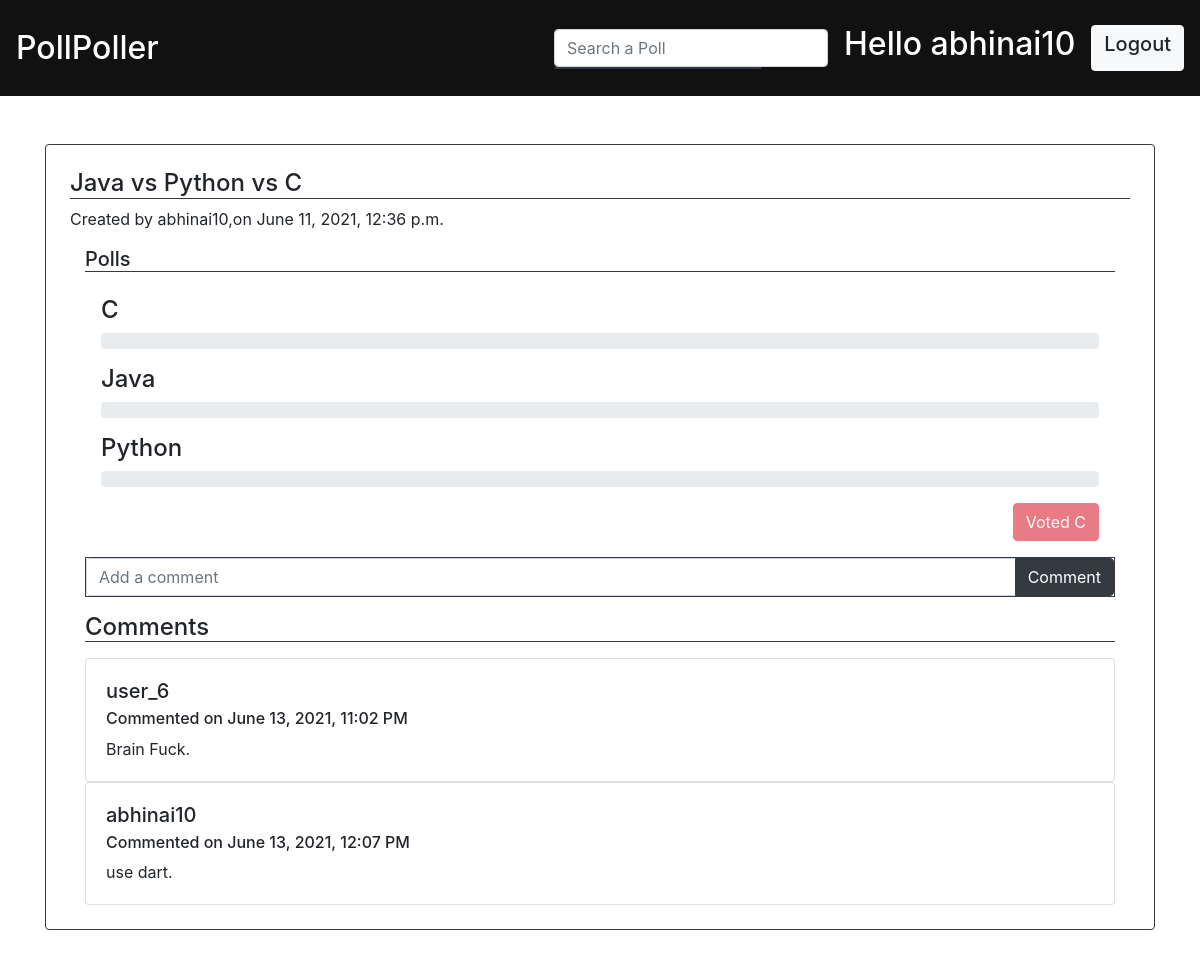
/allpolls/27/ (signed in), run on an earlier commit of the app's database.
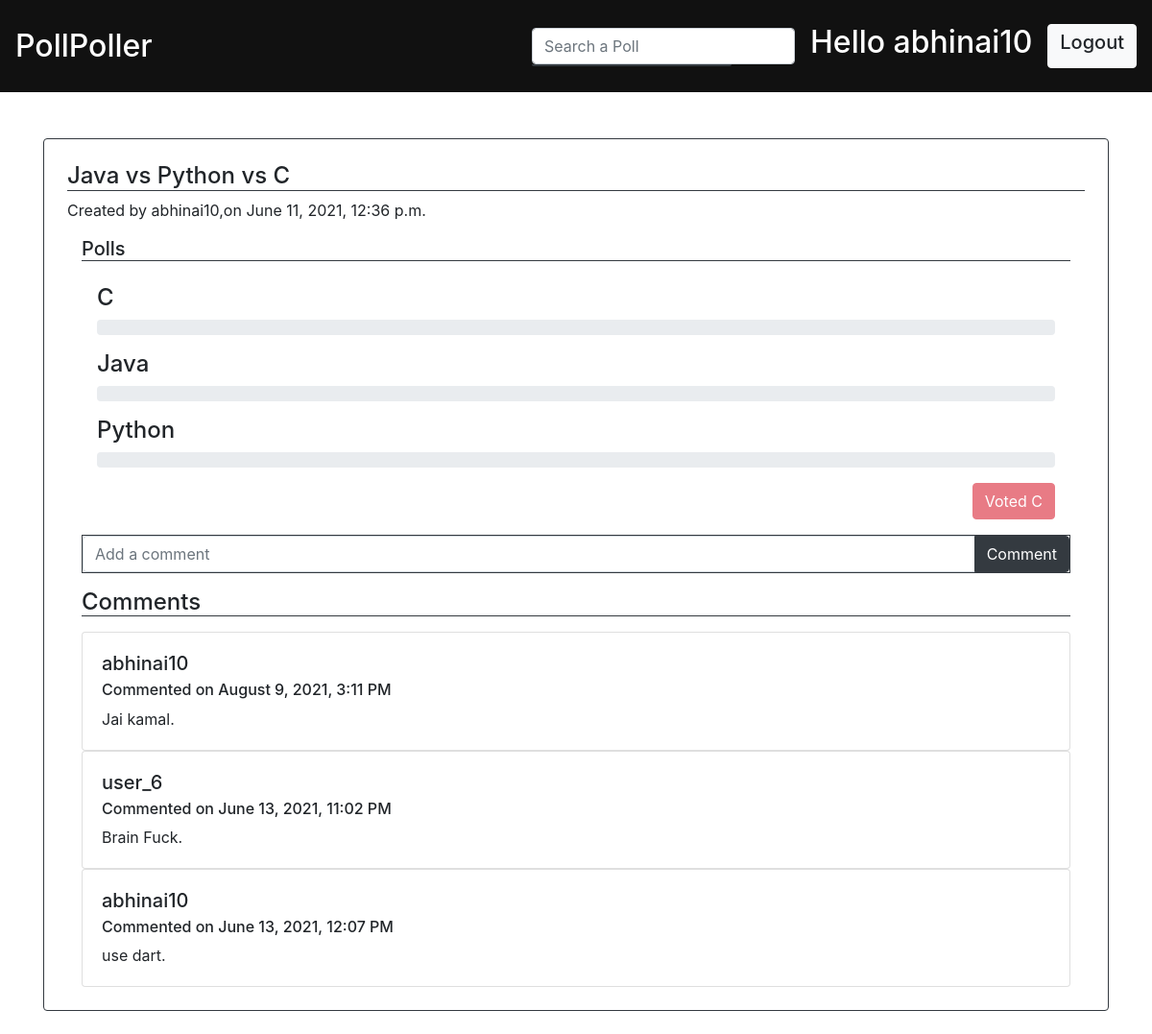
And on a later commit of the database.
### polls/models.py (models this page shows, shortened)
class Poll(models.Model):
    title = models.CharField(max_length=50)
    date = models.DateTimeField(default=datetime.now)
    creator = models.ForeignKey(User, on_delete=models.CASCADE)
    likes = models.IntegerField(default=0)

class PollsOptions(models.Model):
    pollOption = models.CharField(max_length=30)
    poll = models.ForeignKey(Poll, on_delete=models.CASCADE)
    pollOptionVotes = models.IntegerField(default=0)

class VotedBy(models.Model):
    poll = models.ForeignKey(Poll, on_delete=models.CASCADE)
    polled_by = models.ForeignKey(User,on_delete=models.CASCADE)
    polledOpt = models.ForeignKey(PollsOptions,on_delete=models.CASCADE)
    date = models.DateTimeField(default=datetime.now)

class CommentBy(models.Model):
    poll = models.ForeignKey(Poll,on_delete=models.CASCADE)
    comment = models.TextField(null=True)
    comment_by = models.ForeignKey(User, on_delete=models.CASCADE)
    date = models.DateTimeField(default=datetime.now)

### polls/views.py (the view)
# urls.py: path('allpolls/<str:id>/', views.poll_view, name='poll'),
@login_required(login_url='users:login')
def poll_view(request,id):
    poll = Poll.objects.get(id = id)
    try:
        status = VotedBy.objects.get(poll=poll, polled_by=request.user)
    except:
        status = None
    comments = CommentBy.objects.filter(poll = poll).order_by('date').reverse()
    context = {
        'poll' : poll,
        'status' : status,
        'comments' : comments
    }
    return render(request,'polls/poll.html',context)

### templates/polls/poll.html (shortened to what this page needs)
{% extends 'base.html' %}
{% block content %}
    <div class="container">
        <div class="mt-5 poll w-100">
            <div class="border border-dark rounded p-4">
                <h4 class='border-bottom border-dark'>{{poll.title}}</h4>
                <p>Created by {{poll.creator.username}},on {{poll.date}}</p>
                <div class='container-fluid'>
                    <h5 class='border-bottom border-dark'>Polls</h5>
                    {% if status %}
                    <div class="p-3 voted-poll">
                        {% for opt in poll.pollsoptions_set.all %}
                            <label class="mb-2 h4 lb-{{opt.id}}" for="">{{opt.pollOption}}</label>
                            <div class="progress mb-3 voted-{{opt.id}}">
                            </div>
                        {% endfor %}
                        <div class="d-flex justify-content-end">
                            <button class="btn btn-danger vote" disabled style="cursor: not-allowed;">Voted
                                {{status.polledOpt.pollOption}}
                            </button>
                        </div>
                    </div>
                    {% endif %}
                    <form>
                        <div class="input-group mb-3 border border-dark">
                            <input type="text" class="form-control " placeholder="Add a comment" aria-label="Recipientusername"
                                aria-describedby="basic-addon2">
                            <div class="input-group-append">
                                <button class="btn btn-dark text-white post-comment" type="button">Comment</button>
                            </div>
                        </div>
                    </form>
                    <div  class="border-bottom border-dark h4">
                        Comments
                    </div>
                    <div class="mt-3 allcomments">
                        {% for cmnt in comments %}
                            <div class="card">
                                <div class="card-body">
                                    <h5 class="card-title">{{cmnt.comment_by.username}}</h5>
                                    <h6 class="card-subtitle mb-2">Commented on
                                        {{cmnt.date|date:"F j, Y, g:i  A"}}</h6>
                                    <p class="card-text">{{cmnt.comment}}.</p>
                                </div>
                            </div>
                        {% endfor %}
                    </div>
                </div>
            </div>
        </div>
    </div>
{% endblock %}

### templates/base.html (shortened to what this page needs)
{% load static  %}
<html lang="en">
    <head>
        <link rel="stylesheet" href="{% static 'css/base.css' %}">
    </head>
    <body>
        <nav class="navbar navbar-dark sticky-top " style="background-color: #111;">
            <a class="navbar-brand h1 mt-3 " href="{% url 'polls:allpolls' %}">
                <h2>PollPoller</h2>
            </a>
            {% if user.is_authenticated %}
                <div class="d-flex">
                    <div class="mr-3 pt-1">
                        <div class="">
                            <input class="form-control  search-polls" type="search" placeholder="Search a Poll"
                                aria-label="Search">
                            <ul class="list-group suggestions-box border border-dark">
                            </ul>
                        </div>
                    </div>
                    <div class="logged-in-nav ">
                        <h2 class="text-white mr-3">Hello  <a href="{% url 'users:profile' %}" style="color: white;text-decoration: none;">{{user.username}}</a> </h2>
                        <a href="{% url 'users:logout' %}"><button class="btn btn-light">
                                <h5>Logout</h5>
                            </button></a>
                    </div>
                </div>
            {% endif %}
        </nav>
        <div class="mb-4" >
            {% block content %}
            {% endblock %}
        </div>
        <link rel="stylesheet" href="https://stackpath.bootstrapcdn.com/bootstrap/4.4.1/css/bootstrap.min.css"
>
    </body>
</html>

### static/css/base.css (style rules this page uses)
.logged-in-nav { display: flex; direction: ltr; justify-content: flex-end; align-items: stretch }
.suggestions-box { border-radius: 0px 0px 5px 5px !important; position: absolute !important; width: 13rem !important; }
form { padding: 0px; margin: 0px; }
nav { position: relative; }

What changed in the data, as far as the page shows it:
added CommentBy: comment_by.username "abhinai10", date "August 9, 2021, 3:11 PM", comment "Jai kamal"
